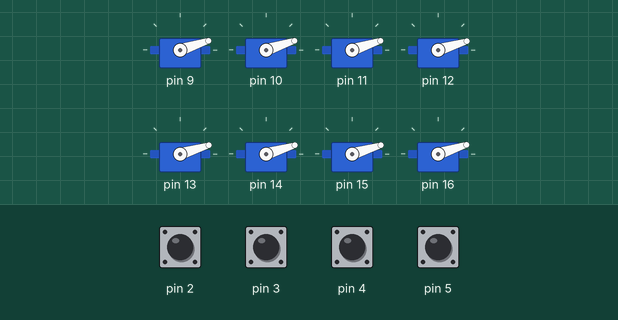
Bench run of a sketch on a simulated Arduino Uno, built with avr-gcc and run on an emulated ATmega328P. Shown: 8 × servo. Inputs (shaded band) come from the test bench; at power-on: pin 2–5 HIGH. What the sketch prints to the serial monitor is not drawn.

Above: at 1.2 s.
1.3 s: pin 2 pulled LOW for 0.15 s
At 2.08 s:
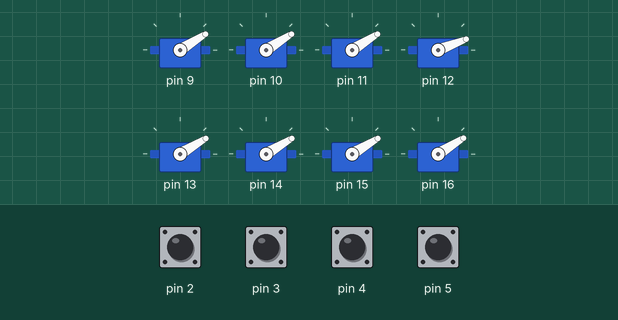
4.3 s: pin 3 pulled LOW for 0.15 s
At 4.6 s:
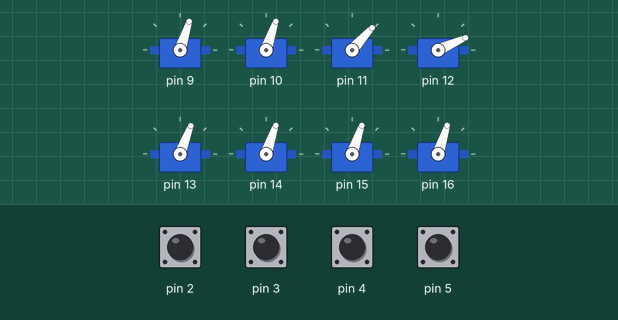
7.3 s: pin 4 pulled LOW for 0.15 s
At 10.0 s:
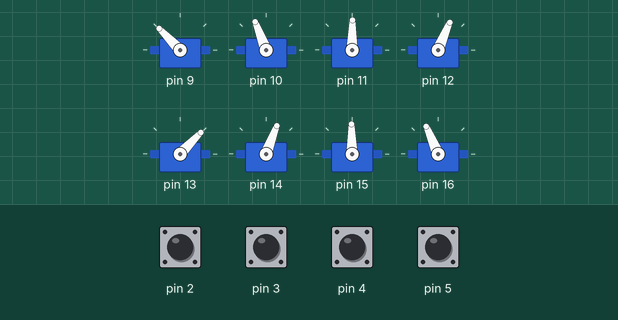
10.3 s: pin 5 pulled LOW for 0.15 s
At 12.5 s:
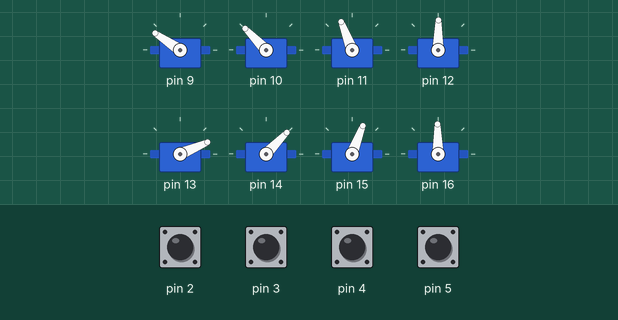
13.3 s: pin 2 pulled LOW for 1 s
17.2 s: pin 4 pulled LOW for 1 s
Timing chart, 0 to 25.2 s (numbered marks = the images above; inputs shaded):
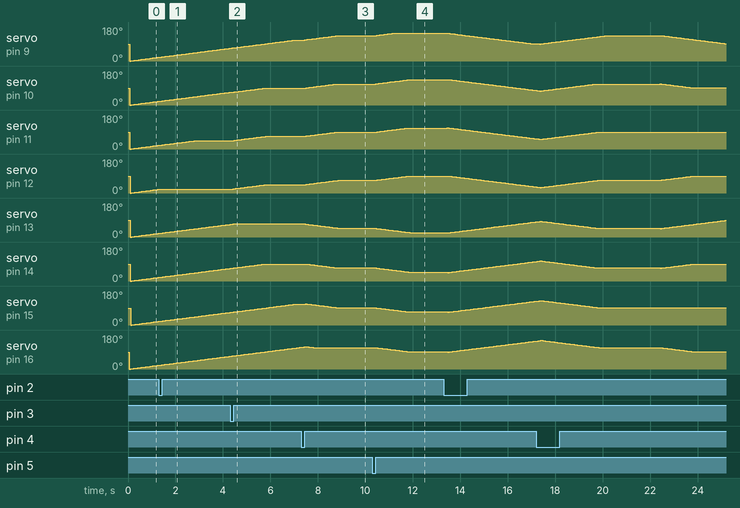

Measured:
- after the input at 1.3 s, servo on pin 11: goes on until 2.8 s, then stays 44°; servo on pin 12: goes on until 1.4 s, then stays 21°
- after the input at 4.3 s, servo on pin 13: goes on until 4.4 s, then stays 69°; servo on pin 14: goes on until 5.7 s, then stays 89°
- after the input at 7.3 s, servo on pin 10: moves from 89° to 111° over 1.3 s, starting after 0.15 s
- after the input at 10.3 s, servo on pin 11: moves from 89° to 111° over 1.4 s, starting after 0.14 s; servo on pin 15: moves from 91° to 69° over 1.4 s, starting after 0.16 s
- by itself, servo on pin 16: rises from 148° to 151° in 0.12 s, then falls to 91° in 6.4 s

The sketch:

CreepyPumpkinPatch.ino
```cpp
#include <Servo.h>


class Pumpkin
{
  Servo servo;              // the servo
  int pos;              // current servo position
  int increment;        // increment to move for each interval
  int  updateInterval;      // interval between updates
  unsigned long lastUpdate; // last update of position
  int pumpkinpos;
public:
  Pumpkin(int interval)
  {
    updateInterval = interval;
    increment = 1;
  }
  void Position(int newpos)
  {
    pumpkinpos = newpos;
  }
  void Attach(int pin)
  {
    servo.attach(pin);
  }

  void Detach()
  {
    servo.detach();
  }

  void Update()
  {
    Serial.print("Last update: ");
    Serial.print (lastUpdate);
    Serial.print("      Update Interval: ");
    Serial.print(updateInterval);
    Serial.print("      Pumpkin Pos: ");
    Serial.print(pumpkinpos);
    Serial.print("      Current Position: ");
    Serial.println(pos);

    //check to see which direction we should turn


    if((millis() - lastUpdate) > updateInterval)  // time to update
    {

      lastUpdate = millis();

      if (pos != pumpkinpos)
      {
        //not there yet
        servo.write(pos);
        if (pos < pumpkinpos)
        {
          increment = 1;
        } else {
          increment = -1;
        }
        pos += increment;
      }


    }
  }
};


Pumpkin pumpkin1(50);
Pumpkin pumpkin2(50);
Pumpkin pumpkin3(50);
Pumpkin pumpkin4(50);
Pumpkin pumpkin5(50);
Pumpkin pumpkin6(50);
Pumpkin pumpkin7(50);
Pumpkin pumpkin8(50);
unsigned long timeOfLastButtonEvent = 0;

int buttonState[4];             // the current reading from the input pin
int lastButtonState[4];   // the previous reading from the input pin

// the following variables are unsigned long's because the time, measured in miliseconds,
// will quickly become a bigger number than can be stored in an int.
int lastDebounceTime[4] ;  // the last time the output pin was toggled
int debounceDelay = 50;


unsigned long tmplastUpdate;
int laststate;

void setup() {
  // put your setup code here, to run once:
  Serial.begin(115200);

  pumpkin1.Attach(9);
  pumpkin2.Attach(10);
  pumpkin3.Attach(11);
  pumpkin4.Attach(12);
  pumpkin5.Attach(13);
  pumpkin6.Attach(14);
  pumpkin7.Attach(15);
  pumpkin8.Attach(16);


  pumpkin1.Position(90);
  pumpkin2.Position(90);
  pumpkin3.Position(90);
  pumpkin4.Position(90);
  pumpkin5.Position(90);
  pumpkin6.Position(90);
  pumpkin7.Position(90);
  pumpkin8.Position(90);

  pinMode(2,INPUT_PULLUP);
  pinMode(3,INPUT_PULLUP);
  pinMode(4,INPUT_PULLUP);
  pinMode(5,INPUT_PULLUP);
  digitalWrite(2,HIGH);
  digitalWrite(3,HIGH);
  digitalWrite(4,HIGH);
  digitalWrite(5,HIGH);

}

void loop() {


     UpdatePumpkins();
     unsigned long currentTime = millis();


     for (int i=0;i<4;i++)
     {

      //   ##### start debounce
        int reading = digitalRead(i+2);

          // If the switch changed, due to noise or pressing:
          if (reading != lastButtonState[i]) {
            // reset the debouncing timer
            lastDebounceTime[i] = millis();
          }

          if ((millis() - lastDebounceTime[i]) > debounceDelay) {
            // whatever the reading is at, it's been there for longer
            // than the debounce delay, so take it as the actual current state:
            Serial.println(buttonState[i]);
            // if the button state has changed:
            if (reading != buttonState[i]) {
              buttonState[i] = reading;


              if ((buttonState[0]==0) && (i==0) )
                   {
                      //first switch is triggered
                      //left side
                      pumpkin1.Position(90);
                      pumpkin2.Position(68);
                      pumpkin3.Position(45);
                      pumpkin4.Position(22);
                      //right side
                      pumpkin5.Position(90);
                      pumpkin6.Position(112);
                      pumpkin7.Position(135);
                      pumpkin8.Position(158);
                      timeOfLastButtonEvent = currentTime;
                   }
              if ((buttonState[1]==0) && (i==1))
                   {
                      //2nd switch is triggered
                      //left side
                      pumpkin1.Position(112);
                      pumpkin2.Position(90);
                      pumpkin3.Position(68);
                      pumpkin4.Position(45);
                      //right side
                      pumpkin5.Position(68);
                      pumpkin6.Position(90);
                      pumpkin7.Position(112);
                      pumpkin8.Position(135);
                      timeOfLastButtonEvent = currentTime;
                   }
              if ((buttonState[2]==0) && (i==2))
                   {
                      //3rd switch is triggered
                      //left side
                      pumpkin1.Position(135);
                      pumpkin2.Position(112);
                      pumpkin3.Position(90);
                      pumpkin4.Position(68);
                      //right side
                      pumpkin5.Position(45);
                      pumpkin6.Position(68);
                      pumpkin7.Position(90);
                      pumpkin8.Position(112);
                      timeOfLastButtonEvent = currentTime;
                   }
              if ((buttonState[3]==0) && (i==3))
                   {
                      //4th switch is triggered
                      //left side
                      pumpkin1.Position(147);
                      pumpkin2.Position(135);
                      pumpkin3.Position(112);
                      pumpkin4.Position(90);
                      //right side
                      pumpkin5.Position(22);
                      pumpkin6.Position(45);
                      pumpkin7.Position(68);
                      pumpkin8.Position(90);
                      timeOfLastButtonEvent = currentTime;
                   }
            }
          }


          // save the reading.  Next time through the loop,
          // it'll be the lastButtonState:
          lastButtonState[i] = reading;
     //   ##### end debounce


     }


     //reset if no button pressed in X amount of time
     if (currentTime - timeOfLastButtonEvent > 5000)
      {
        pumpkin1.Position(90);
        pumpkin2.Position(90);
        pumpkin3.Position(90);
        pumpkin4.Position(90);
        pumpkin5.Position(90);
        pumpkin6.Position(90);
        pumpkin7.Position(90);
        pumpkin8.Position(90);
      }

  /*
     if (digitalRead(2) == 1)
      {
        if (digitalRead(2) != laststate)
        {
          pumpkin1.Position(90);
          pumpkin2.Position(90);
          pumpkin3.Position(90);
          pumpkin4.Position(90);
          pumpkin5.Position(90);
          pumpkin6.Position(90);
          pumpkin7.Position(90);
          pumpkin8.Position(90);
        }
        laststate=1;
      } else {
        if (digitalRead(2) != laststate)
        {
          pumpkin1.Position(0);
          pumpkin2.Position(0);
          pumpkin3.Position(0);
          pumpkin4.Position(0);
          pumpkin5.Position(0);
          pumpkin6.Position(0);
          pumpkin7.Position(0);
          pumpkin8.Position(0);
        }
        laststate=0;
      }
      */
  /*
  servo_2.Update();
  servo_3.Update();
  servo_4.Update();
  servo_5.Update();
  servo_6.Update();
  servo_7.Update();
  servo_8.Update();
  */


/*
 *

 if {switchone active)
{
  //switch 1 activr, we need to turn the pumpkins
  set1 needs to turn to x
  set2 needs to turn to x + 15
  set2 needs to turn to x + 30
  set2 needs to turn to x + 45
}
if {switchtwo active}
{
  //switch 1 activr, we need to turn the pumpkins
  set1 needs to turn to x - 15
  set2 needs to turn to x
  set2 needs to turn to x + 15
  set2 needs to turn to x + 30
}

if {switch 3 active}
{
  //switch 1 activr, we need to turn the pumpkins
  set1 needs to turn to x - 30
  set2 needs to turn to x - 15
  set2 needs to turn to x
  set2 needs to turn to x + 15
}

if { switch 4 active }
{
  //switch 1 activr, we need to turn the pumpkins
  set1 needs to turn to x - 45
  set2 needs to turn to x - 30
  set2 needs to turn to x - 15
  set2 needs to turn to x

}
*/
}


void UpdatePumpkins()
{
  pumpkin1.Update();
  pumpkin2.Update();
  pumpkin3.Update();
  pumpkin4.Update();
  pumpkin5.Update();
  pumpkin6.Update();
  pumpkin7.Update();
  pumpkin8.Update();

}
```
